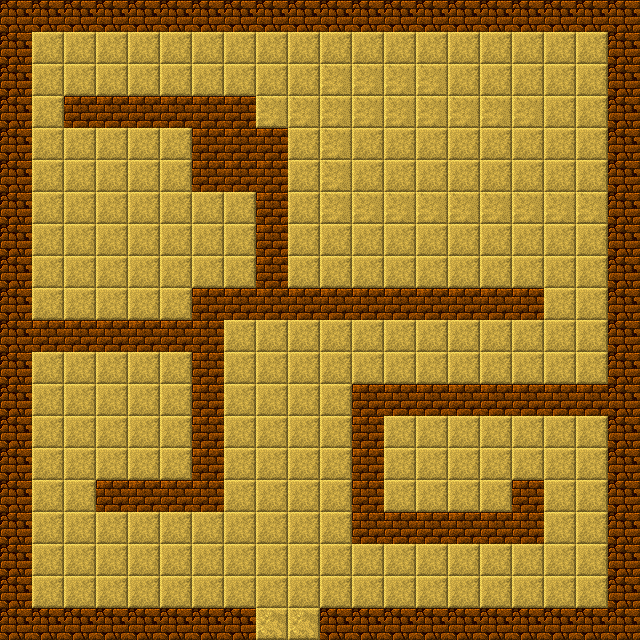

This is a level from a 2D game, rendered from its Tiled map with the project's own tilesets. A one-line summary and the map file follow, with tile-layer data summarised:
An orthogonal 20x20 tile map with 32x32 px tiles, 2 tile layers (Background, Tiles) and 18 objects.

<map version="1.0" orientation="orthogonal" renderorder="right-down" width="20" height="20" tilewidth="32" tileheight="32" nextobjectid="20">
 <tileset firstgid="1" name="DungeonCrawl_ProjectUtumnoTileset" tilewidth="32" tileheight="32" tilecount="3072" columns="64">
  <image source="tiles.png" width="2048" height="1536" />
 </tileset>
 <layer name="Background" width="20" height="20">
  <data>[400 cells, 0 non-empty, 0 distinct tile ids]</data>
 </layer>
 <layer name="Tiles" width="20" height="20">
  <data>[400 cells, 400 non-empty, 5 distinct tile ids]</data>
 </layer>
 <objectgroup name="Collision">
  <object id="1" x="-1" y="29" width="640" />
  <object id="2" x="0" y="35" width="31" height="545" />
  <object id="4" x="-3" y="609" width="257" height="29" />
  <object id="5" x="-1" y="581" width="32" height="25" />
  <object id="6" x="95" y="482" width="129" height="30" />
  <object id="7" x="190" y="286" width="34" height="194" />
  <object id="8" x="30" y="318" width="159" height="32" />
  <object id="9" x="192" y="284" width="350" height="35" />
  <object id="10" x="64" y="95" width="190" height="33" />
  <object id="11" x="191" y="128" width="95" height="62" />
  <object id="12" x="257" y="190" width="29" height="93" />
  <object id="13" x="349" y="384" width="34" height="158" />
  <object id="14" x="512" y="481" width="30" height="60" />
  <object id="15" x="383" y="512" width="128" height="29" />
  <object id="16" x="383" y="383" width="222" height="33" />
  <object id="17" x="320" y="606" width="320" height="33" />
  <object id="18" x="1" y="1" width="638" height="26" />
  <object id="19" x="605" y="31" width="35" height="573" />
 </objectgroup>
</map>
